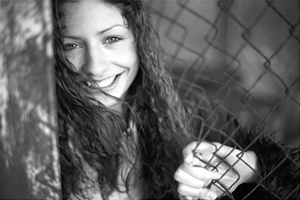
#> input picture image-filtering/image.png, 300 x 200 px
$ python image_filtering.py
#> lines starting #> are read from the running program, lines starting #| are printed output that depends on the picture
import cv2
import numpy as np

image = cv2.imread('image.png')
#> image is the input picture: shape (200, 300, 3); min 0, max 255, mean 95.4
image = cv2.cvtColor(image, cv2.COLOR_BGR2GRAY)
#> image: shape (200, 300)

height, width = image.shape
#> height = 200; width = 300

edges = np.zeros((height,width), dtype=np.int16)
mask = np.array([[-1, 0, 1], [-1, 0, 1], [-1, 0, 1]]) * -1
for row in range(1, height - 1):
    for col in range(1, width - 1):
        I = image[row-1:row+2, col-1:col+2]
        edges[row, col] = np.sum(I * mask)
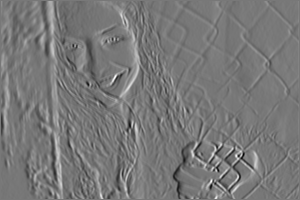
#> edges: shape (200, 300) int16; min -452, max 507, mean 1.4; drawn with min black and max white

print(edges.max())
#| 507
edges = np.interp(edges, (edges.min(), edges.max()), (0, 255))
edges = np.uint8(edges)

cv2.imshow('Edges', edges)
cv2.waitKey(0)
